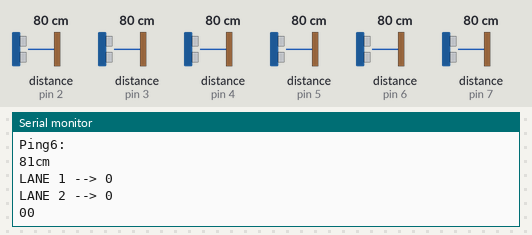
A sketch run on a simulated Arduino Uno, built with avr-gcc and run on an emulated ATmega328P. Shown: the last lines printed to the serial monitor. The inputs (shaded band) are chosen by the test bench; at power-on: distance to the obstacle (sensors on pin 2, pin 3, pin 4, pin 5, pin 6, pin 7) 80 cm. The echo pulse lasts 58.3 µs per cm; no radio packets arrive unless stated.

Above: at 1.8 s.
1.9 s: distance to the obstacle (sensor on pin 2) set to 2 cm
At 6.9 s:
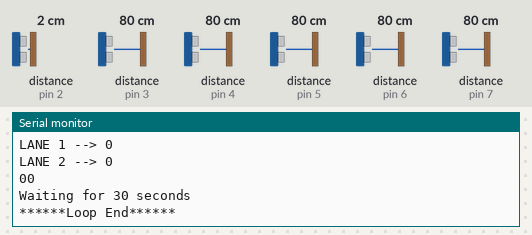
7.6 s: distance to the obstacle (sensor on pin 3) set to 2 cm
At 12.3 s:
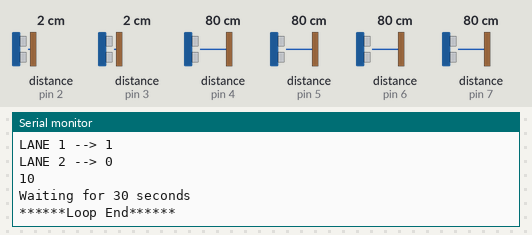
12.4 s: distance to the obstacle (sensor on pin 4) set to 2 cm
At 14.2 s:
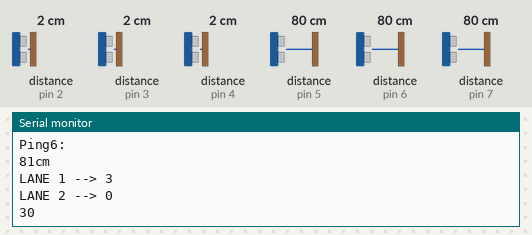
17.2 s: distance to the obstacle (sensor on pin 5) set to 2 cm
At 20.6 s:
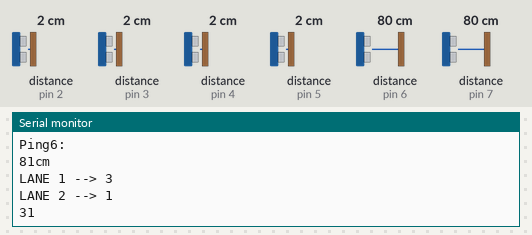
22.0 s: distance to the obstacle (sensor on pin 6) set to 2 cm
At 26.5 s:
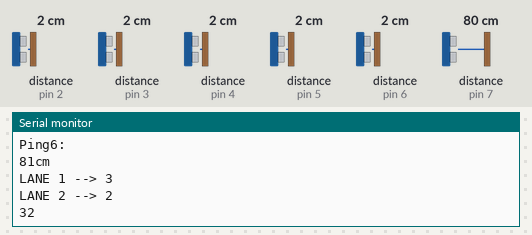
26.8 s: distance to the obstacle (sensor on pin 7) set to 2 cm
At 31.2 s:
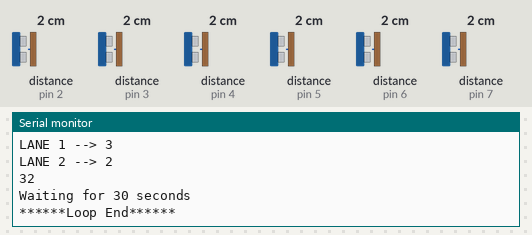
Timing chart, 0 to 32.6 s (numbered marks = the images above; inputs shaded):
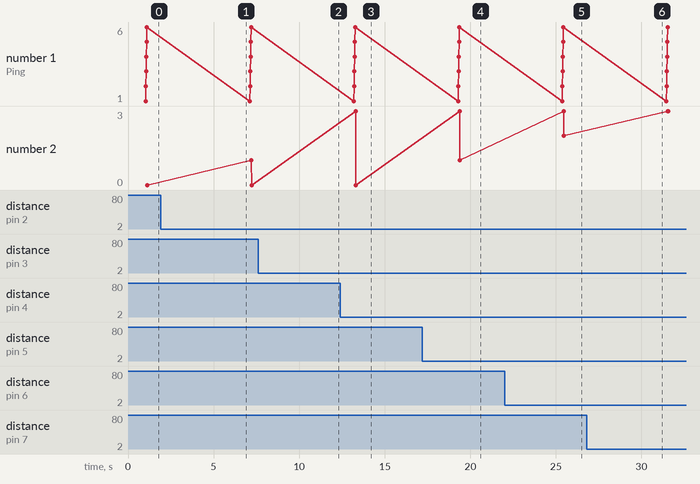

Measured:
- after the input at 12.4 s, the serial monitor: prints a new line after 0.89 s (image 3)
- after the input at 17.2 s, the serial monitor: prints a new line after 2.2 s (image 4)
- after the input at 22.0 s, the serial monitor: prints a new line after 3.5 s (image 5)

The sketch:

Master_Arduino_Latest.ino
```cpp
#include <NewPing.h>  // Libraries for Ultrasonic Sensors
#include <SPI.h>  // Communication Library
#include <nRF24L01.h> // NRF module Library
#include <RF24.h> // NRF module Library

#define MAX_DISTANCE 2000 // Maximum distance for ultrasonic sensor to detect

struct intensity  // Sturct type to send the information from and to various functions
{
  char lane_1_intensity;
  char lane_2_intensity;
};

int trig[] = {2, 3, 4, 5, 6, 7};  // 2, 3, 4 pins for lane 1
int echo[] = {2, 3, 4, 5, 6, 7};  // 5, 6, 7 pins for lane 2

int distance[6];  // integer array for distance detected by ultrasonic sensors
const int idle_distance = 10; // The distance below which ultrasonic sensors return active value

RF24 radio(9, 8);
NewPing sonar1(trig[0], echo[0], MAX_DISTANCE);
NewPing sonar2(trig[1], echo[1], MAX_DISTANCE);
NewPing sonar3(trig[2], echo[2], MAX_DISTANCE);
NewPing sonar4(trig[3], echo[3], MAX_DISTANCE);
NewPing sonar5(trig[4], echo[4], MAX_DISTANCE);
NewPing sonar6(trig[5], echo[5], MAX_DISTANCE);
const byte address[6] = "00001";


struct intensity light();
void transmit(struct intensity input);
void delay_time(int p, int q);

void setup() {
  Serial.begin(9600);
  radio.begin();
  radio.openWritingPipe(address);
  radio.stopListening();
}

void loop() {
  delay(1000);
  struct intensity lanes;

  Serial.println("******Loop Begin******");

  Serial.println("Ping1: ");
  Serial.print(sonar1.ping_cm());
  Serial.println("cm");
  distance[0] = sonar1.ping_cm();

  Serial.println("Ping2: ");
  Serial.print(sonar2.ping_cm());
  Serial.println("cm");
  distance[1] = sonar2.ping_cm();

  Serial.println("Ping3: ");
  Serial.print(sonar3.ping_cm());
  Serial.println("cm");
  distance[2] = sonar3.ping_cm();

  Serial.println("Ping4: ");
  Serial.print(sonar4.ping_cm());
  Serial.println("cm");
  distance[3] = sonar4.ping_cm();

  Serial.println("Ping5: ");
  Serial.print(sonar5.ping_cm());
  Serial.println("cm");
  distance[4] = sonar5.ping_cm();

  Serial.println("Ping6: ");
  Serial.print(sonar6.ping_cm());
  Serial.println("cm");
  distance[5] = sonar6.ping_cm();

  lanes = light();
  transmit(lanes);


  Serial.println("******Loop End******");
}

void transmit(struct intensity input)
{
  char sendvalue1,sendvalue2;
  sendvalue1 = input.lane_1_intensity;
  sendvalue2 = input.lane_2_intensity;

  const char text[] = {input.lane_1_intensity, input.lane_2_intensity};

  Serial.println(text);
  radio.write(&text, sizeof(text));
  delay(5000);

  delay_time(input.lane_1_intensity, input.lane_2_intensity);

}

void delay_time(int p, int q)
{
  int delay_ = 0;
  if (p == 0)
  delay_ += 1;
  else if (p == 1)
  delay_ += 5;
  else if (p == 2)
  delay_ += 10;
  else
  delay_ += 15;

  if (q == 0)
  delay_ += 1;
  else if (q == 1)
  delay_ += 5;
  else if (q == 2)
  delay_ += 10;
  else
  delay_ += 15;

  Serial.print("Waiting for ");
  Serial.print(delay_);
  Serial.println(" seconds");

//  delay(delay_ * 1000);
}

struct intensity light()
{
  char lane1, lane2;
  struct intensity out;
  if (distance[0] < idle_distance && distance[1] < idle_distance && distance[2] < idle_distance)
  lane1 = '3';
  else if (distance[0] < idle_distance && distance[1] < idle_distance)
  lane1 = '2';
  else if (distance[0] < idle_distance)
  lane1 = '1';
  else
  lane1 = '0';

  if (distance[3] < idle_distance && distance[4] < idle_distance && distance[5] < idle_distance)
  lane2 = '3';
  else if (distance[3] < idle_distance && distance[4] < idle_distance)
  lane2 = '2';
  else if (distance[3] < idle_distance)
  lane2 = '1';
  else
  lane2 = '0';

  out.lane_1_intensity = lane1;
  out.lane_2_intensity = lane2;

  Serial.print("LANE 1 --> ");
  Serial.println(lane1);
  Serial.print("LANE 2 --> ");
  Serial.println(lane2);

  return out;

}
```
